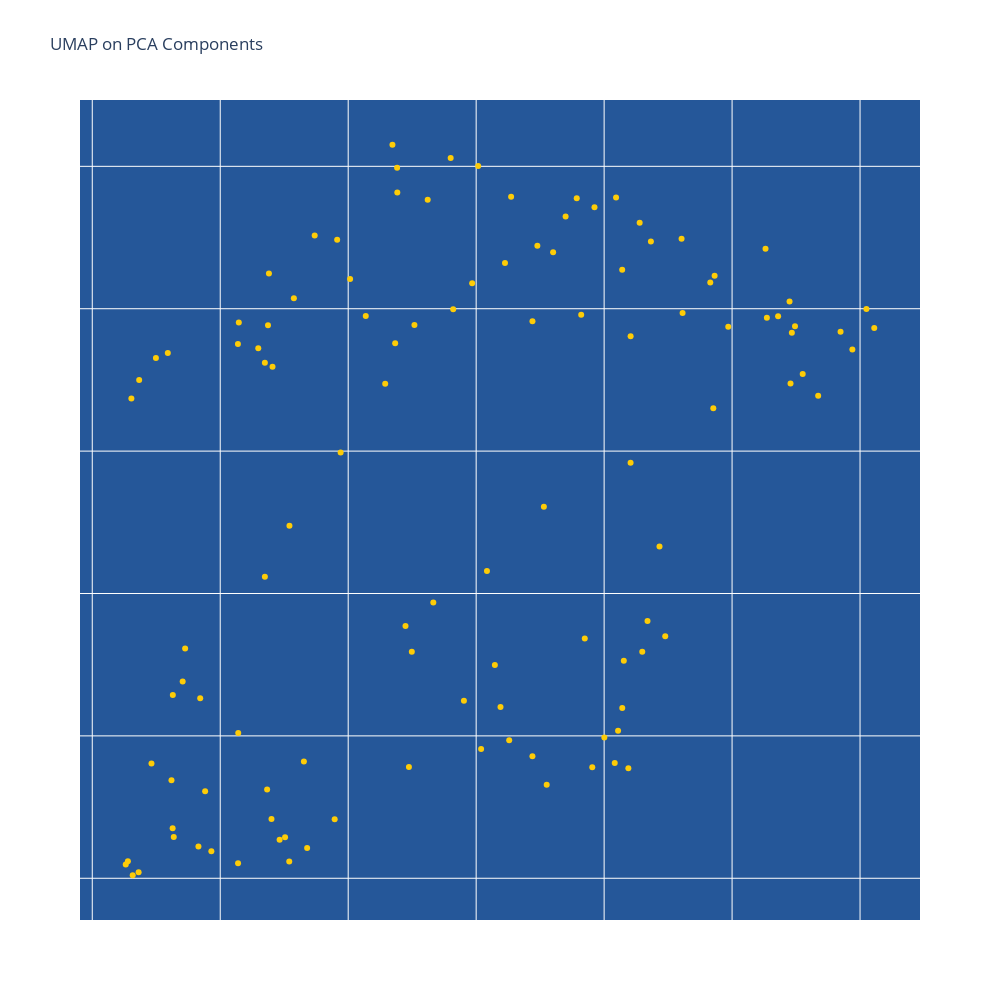

Notebook code cell kept with this figure:
### Markdown cell above
# UMAP with PCA components
UMAP takes into account different dimensions and represnts the information in 2D. If you want smaller and more refined clusters, then use more components. But the starting number of components is usually based on the elbow plot.

### Code cell
# Run UMAP with PCA components
#pca_result = PCA().fit_transform(feature_matrix)
num_components = int(input('Enter the number of PCA components to use for UMAP after looking at the iteration and elbow plot: '))
pca_reduced_features = pca_result[:, :num_components]
umap_result = UMAP(random_state=123).fit_transform(pca_reduced_features)
umap_df_pca = pd.DataFrame(umap_result, columns=["V1", "V2"])
umap_df_pca['Faculty_Full_Name'] = raw_data['Faculty_Full_Name']
umap_df_pca = umap_df_pca.merge(top_mesh_terms_df, on='Faculty_Full_Name', how='left')
fig = px.scatter(umap_df_pca, x="V1", y="V2", title="UMAP on PCA Components", hover_name="Faculty_Full_Name",
                 hover_data={"V1": False, "V2": False,
                             'Top_Mesh_Terms': True},
                 width=1000, height=1000, color_discrete_sequence=['#fecc07'])
fig_show(fig)

### Figure 1 — Plotly figure (JSON) as saved in the notebook; plotly's stock layout.template omitted (floating-point values rounded to 4 significant figures; data arrays with more than 128 entries replaced by an {"elided": "..."} marker saying what was removed)
{"data": [{"customdata": {"elided": "114 rows, 495 str values in total"}, "hovertemplate": "<b>%{hovertext}</b><br><br>Top_Mesh_Terms=%{customdata[0]}<extra></extra>", "hovertext": ["Allison, Steven", "Arora, Kavita", "Atwood, Scott", "Azizi, Emanuel", "Baker, Nicholas", "Bardwell, Lee", "Blumberg, Bruce", "Blurton-Jones, Mathew", "Bracken, Matthew", "Briscoe, Adriana", "Burley, Nancy", "Busciglio, Jorge", "Cahill, Larry", "Cho, Ken", "Chrastil, Elizabeth", "Cinquin, Olivier", "Cocco, Melanie", "Cohen-Cory, Susana", "Connor, Kwasi", "Cramer, Karina", "Daley, Monica", "Donovan, Peter", "Drayman, Nir", "Edinger, Aimee", "Emerson, J.J.", "Eom, Dae Seok", "Faiola, Celia", "Fortin, Norbert", "Fowler, Christie", "Frank, Steven", "Frostig, Ron", "Fruman, David", "Gaut, Brandon", "German, Donovan", "Gershon, Paul", "Glabe, Charles", "Gonen, Shane", "Goulding, Celia", "Green, Kim", "Green, Michael", "Grill, Joshua", "Gross, Steven", "Halbrook, Christopher", "Hammer, Tobin", "Hu, Yilin", "Hughes, Christopher", "Huxman, Travis", "Inlay, Matthew", "James, Anthony", "Kawas, Claudia", "Kim, Seungsoo", "Kong, Mei", "Konieczny, Piotr", "Kvon, Evgeny", "LaFerla, Frank", "Lamb, Joleah", "Lander, Arthur", "Lane, Thomas", "Lara-Gonzalez, Pablo", "Lee, Grace", "Lodoen, Melissa", "Long, Anthony", "Luo, Ray", "Lur, Gyorgy", "Lutterschmidt, Deborah", "MacGregor, Grant", "Mahler, Stephen", "Martinez, Christopher", "Martiny, Adam", "Martiny, Jennifer", "McHenry, Matthew", "McNaughton, Bruce", "McNulty, Reginald", "Metherate, Raju", "Mooney, Kailen", "Morehouse, Benjamin", "Morrissette, Naomi", "Mortazavi, Ali", "Nicholas, Dequina", "Nie, Qing", "Parsons, Michael", "Pizzagalli, Diego", "Plikus, Maksim", "Ranz, Jose", "Razorenova, Olga", "Rebolleda-Gomez, Maria", "Ribbe, Markus", "Rodriguez Verdugo, Alejandra", "Schechtman-Drayman, Eitan", "Schilling, Thomas", "Shi, Xiaoyu", "Sorte, Cascade", "Stark, Craig", "Striedter, Georg", "Suetterlin, Christine", "Sumikawa, Katumi", "Sun, Sha", "Swarup, Vivek", "Symons, Celia", "Tenner, Andrea", "Thompson-Peer, Katherine", "Thompson, Leslie", "Thornton, Kevin", "Tinoco, Roberto", "Treseder, Kathleen", "Tsai, Shiou-Chuan", "Walsh, Craig", "Wang, Wenqi", "Warrior, Rahul", "Whiteson, Katrine", "Wiles, Travis", "Wood, Marcelo", "Xue, Katherine", "Yassa, Michael"], "legendgroup": "", "marker": {"color": "#fecc07", "symbol": "circle"}, "mode": "markers", "name": "", "orientation": "v", "showlegend": false, "type": "scatter", "x": [5.366, 7.016, 7.225, 4.497, 5.145, 6.382, 8.189, 8.083, 4.262, 5.654, 5.297, 9.552, 9.94, 6.969, 6.346, 9.492, 5.738, 8.613, 5.408, 8.207, 4.59, 8.278, 7.478, 5.914, 5.679, 7.039, 5.139, 5.373, 9.449, 4.63, 8.97, 7.699, 4.882, 6.475, 7.925, 7.821, 7.146, 6.367, 7.849, 8.093, 9.457, 5.894, 8.002, 6.448, 6.384, 6.821, 4.637, 8.433, 6.015, 9.848, 5.575, 7.786, 5.349, 5.464, 8.853, 4.83, 7.907, 8.339, 8.605, 5.349, 8.142, 5.141, 6.137, 5.507, 4.362, 7.529, 7.273, 4.306, 4.628, 6.665, 4.366, 5.381, 8.154, 9.36, 4.706, 5.541, 6.518, 8.829, 6.289, 7.44, 7.19, 5.138, 7.551, 4.463, 8.366, 4.844, 6.621, 4.619, 10.05, 7.258, 9.673, 4.316, 10.11, 4.726, 7.44, 9.467, 5.941, 8.298, 4.931, 8.207, 5.539, 8.141, 4.278, 8.477, 5.4, 7.601, 8.109, 8.863, 6.801, 7.084, 6.904, 9.261, 6.497, 9.272], "xaxis": "x", "y": [8.624, 13.0, 12.32, 11.65, 11.9, 12.99, 8.774, 8.809, 8.096, 8.82, 11.72, 11.54, 11.71, 12.18, 13.15, 11.88, 12.51, 11.97, 11.59, 11.81, 11.69, 12.6, 12.44, 12.48, 8.212, 8.908, 8.106, 11.88, 12.05, 9.287, 11.87, 12.65, 8.611, 8.782, 12.71, 11.96, 9.498, 11.76, 9.684, 12.78, 11.47, 8.414, 8.988, 9.771, 12.82, 12.0, 8.291, 10.33, 12.21, 11.84, 12.07, 12.78, 11.62, 8.27, 11.3, 8.223, 8.78, 9.807, 12.49, 10.12, 9.195, 9.019, 11.95, 8.288, 8.043, 10.61, 12.79, 11.37, 8.351, 9.938, 11.5, 12.25, 9.527, 11.95, 9.382, 10.48, 11.89, 12.18, 11.47, 8.858, 9.203, 11.75, 8.657, 8.807, 12.47, 9.265, 12.77, 8.689, 12.0, 8.969, 11.39, 8.021, 11.86, 9.615, 11.91, 11.83, 10.99, 9.59, 8.19, 10.92, 8.117, 12.27, 8.119, 9.7, 8.417, 12.4, 9.036, 12.23, 13.06, 10.16, 9.247, 12.42, 9.591, 11.94], "yaxis": "y"}], "layout": {"height": 1000, "legend": {"tracegroupgap": 0}, "plot_bgcolor": "#255799", "title": {"text": "UMAP on PCA Components"}, "width": 1000, "xaxis": {"anchor": "y", "domain": [0, 1], "showticklabels": false, "title": {"text": ""}}, "yaxis": {"anchor": "x", "domain": [0, 1], "showticklabels": false, "title": {"text": ""}}}}
